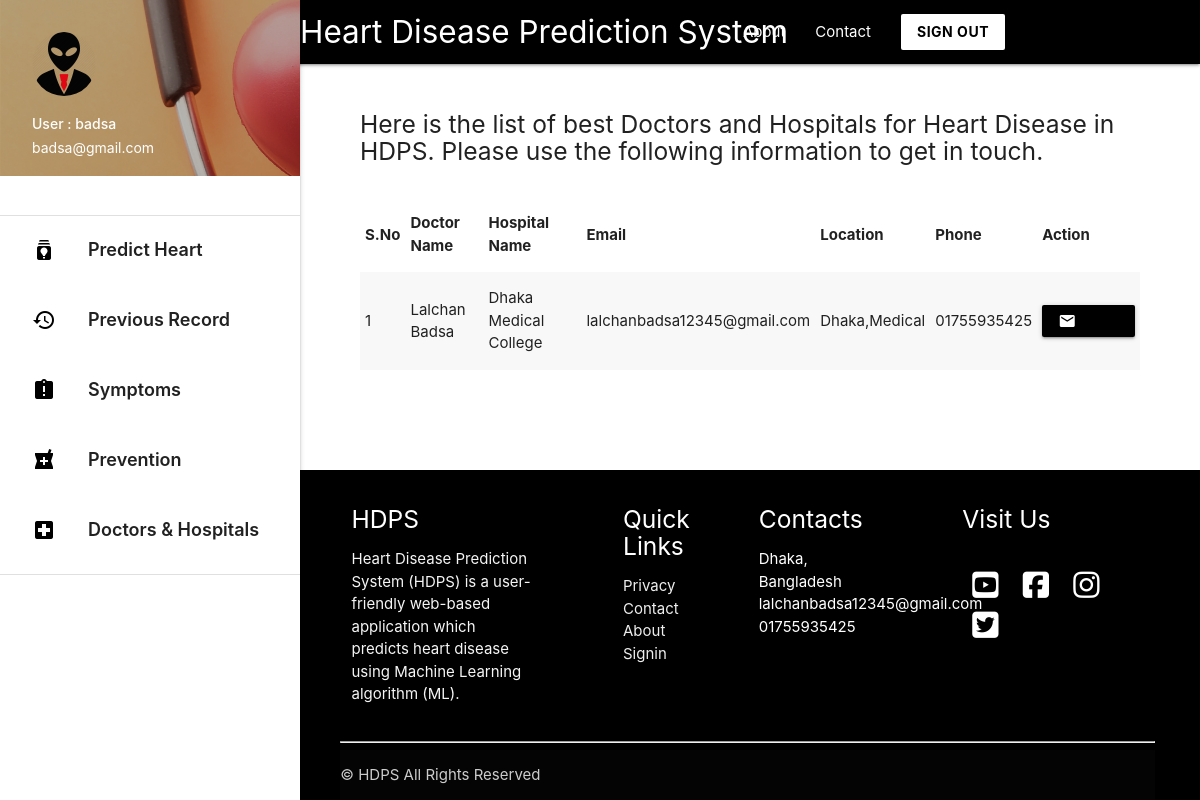
The app's page /doctorhospital (signed in) with its own data.
### predictor/models.py (models this page shows, shortened)
class DoctorHospital(models.Model):
    doctor_name = models.CharField(max_length=25)
    hospital_name = models.CharField(max_length=25)
    email = models.EmailField()
    phone_no = models.CharField(max_length=25)
    Location = models.CharField(max_length=25)

### predictor/views.py (the view)
# urls.py: path('doctorhospital', views.doctorhospital , name='doctorhospital'),
def doctorhospital(request): # Displays list of doctors and hospitals for user
    if request.user.is_authenticated:
        datas = DoctorHospital.objects.all()
        return render(request , 'doctorshospitals.html',{'datas':datas})
    return render('/')

### templates/doctorshospitals.html (shortened to what this page needs)
{% extends 'base_layout2.html' %}
{% block content %}
<div class="con">
  <h5 > Here is the list of best Doctors and Hospitals for Heart Disease in HDPS. Please use the following information to get in touch.  </h5>
<br>
  <table class="striped">
   <thead>
     <tr>
         <th>S.No</th>
         <th>Doctor Name</th>
         <th>Hospital Name</th>
         <th>Email</th>
         <th>Location</th>
         <th>Phone</th>
         <th> Action</th>
     </tr>
   </thead>
   <tbody>
     {% for data in datas %}
     <tr>
       <td>{{ forloop.counter }}</td>
       <td>{{ data.doctor_name }}</td>
       <td>{{ data.hospital_name }}</td>
       <td>{{ data.email }}</td>
       <td>{{ data.Location }}</td>
       <td>{{ data.phone_no }}</td>
       <td>
         <a class="waves-effect waves-light btn-small black" href="https://mail.google.com/mail/?view=cm&fs=1&to={{ data.email }}" target="_blank"><i class="material-icons left">mail</i>Email Now</a>
      </td>
     </tr>
    {% endfor %}
   </tbody>
 </table>
<br> <br>
</div>
{% endblock %}

### templates/base_layout2.html (shortened to what this page needs)
{% load static %}
<!DOCTYPE html>
<html lang="en">
<head>
  <link href="{% static 'css/materialize.css' %}" type="text/css" rel="stylesheet" media="screen,projection" />
  <link href="{% static 'css/style.css' %}" type="text/css" rel="stylesheet" media="screen,projection" />
</head>
<body>
  <div class="navbar-fixed">
    <nav class="black">
      <div class="container">
        <div class="nav-wrapper">
          <a href="/" style="padding-left: 120px;" class="brand-logo ">Heart Disease Prediction System</a>
          <ul class="right hide-on-med-and-down hover_backcolor">
            <li><a href="{% url 'about' %}">About</a></li>
            <li><a href="{% url 'contact' %}">Contact</a></li>
            <a class=" white black-text waves-effect waves-dark btn  modal-trigger" href="{% url 'signout' %}"><b>SIGN
                OUT </b></a>
          </ul>
        </div>
      </div>
    </nav>
  </div>
  <ul id="slide-out" class="sidenav sidenav-fixed">
    <li>
      <div class="user-view">
        <div class="background">
          <img src="{% static 'img/about.png' %}">
        </div>
        <a href="#user"><img class="circle" src="{% static 'img/user.png' %}"></a>
        <a href="#name"><span class="white-text name">User : {{ request.user.username }} </span></a>
        <a href="#email"><span class="white-text email">{{ request.user.email }}</span></a>
      </div>
    </li>
    <br>
    <li>
      <div class="divider"></div>
    </li>
    <li><a style="font-weight: 600; font-size: 18px; height: 70px; padding-top: 10px;" class="waves-effect hoverable"
        href="/"><i class="material-icons black-text">batch_prediction</i> Predict Heart Disease </a></li>
    <li><a style="font-weight: 600; font-size: 18px; height: 70px; padding-top: 10px;" class="waves-effect hoverable"
        href="{% url 'record' %}"><i class="material-icons black-text">history</i> Previous Record </a></li>
    <li><a style="font-weight: 600; font-size: 18px; height: 70px; padding-top: 10px;" class="waves-effect hoverable"
        href="{% url 'symptoms' %}"><i class="material-icons black-text">assignment_late</i> Symptoms </a></li>
    <li><a style="font-weight: 600; font-size: 18px; height: 70px; padding-top: 10px;" class="waves-effect hoverable"
        href="{% url 'prevention' %}"><i class="material-icons black-text">local_pharmacy</i> Prevention </a></li>
    <li><a style="font-weight: 600; font-size: 18px; height: 70px; padding-top: 10px;" class="waves-effect hoverable"
        href="{% url 'doctorhospital' %}"><i class="material-icons black-text">local_hospital</i> Doctors & Hospitals
      </a></li>
    <li>
      <div class="divider"></div>
    </li>
  </ul>
  <a href="#" data-target="slide-out" class="sidenav-trigger"><i class="material-icons">menu</i></a>
  {% block content %}
  {% endblock %}
  <section>
    <footer class=" hide-on-small-only black page-footer">
      <div class="" style=" width: 90%; margin: auto;">
        <div class="row">
          <div class="col  s12 m6 l3 ">
            <h5 class="white-text">HDPS</h5>
            <p class="grey-text text-lighten-4">Heart Disease Prediction System (HDPS) is a user-friendly web-based
              application which predicts heart disease using
              Machine Learning algorithm (ML). </p>
          </div>
          <div class="  col l2 m6 s12 offset-l1 ">
            <h5 class="white-text">Quick Links</h5>
            <ul>
              <li><a class="grey-text text-lighten-3" href="#!">Privacy</a></li>
              <li><a class="grey-text text-lighten-3" href="{% url 'contact' %}">Contact</a></li>
              <li><a class="grey-text text-lighten-3" href="{% url 'about' %}">About</a></li>
              <li><a class="grey-text text-lighten-3" href="{% url 'signin' %}">Signin</a></li>
            </ul>
          </div>
          <div class="col l2 m6 s12  ">
            <h5 class="white-text">Contacts</h5>
            <ul>
              <li>Dhaka, Bangladesh</li>
              <li>lalchanbadsa12345@gmail.com</li>
              <li>01755935425</li>
            </ul>
          </div>
          <div class=" col l3 m6 s12 offset-l1 ">
            <h5 class="white-text">Visit Us</h5>
            <br>
            <a href="https://web.facebook.com/lalchan.badsa.96" target="_blank"> <i
                style="color: white; margin: 5px 10px;" class="fab fa-youtube-square fa-2x"></i></a>
            <a href="https://web.facebook.com/lalchan.badsa.96" target="_blank"> <i
                style="color: white; margin: 5px 10px;" class="fab fa-facebook-square fa-2x"></i></a>
            <a href="https://web.facebook.com/lalchan.badsa.96" target="_blank"> <i
                style="color: white; margin: 5px 10px;" class="fab fa-instagram fa-2x"></i></a>
            <a href="https://web.facebook.com/lalchan.badsa.96" target="_blank"> <i
                style="color: white; margin: 5px 10px;" class="fab fa-twitter-square fa-2x"></i> </a>
          </div>
        </div>
        <hr>
        <div class="footer-copyright">
          © HDPS All Rights Reserved
        </div>
      </div>
    </footer>
  </section>
</body>
</html>

### templates/doctorshospitals.html (style rules this page uses)
footer { padding-left: 295px; }
.con { padding-left: 390px; width: 90%; flex: 1 0 auto; }
body { display: flex; min-height: 100vh; flex-direction: column; }

### templates/base_layout2.html (style rules this page uses)
footer { padding-left: 295px; }
.con { padding-left: 360px; width: 95%; }

### records on screen
DoctorHospital: doctor_name "Lalchan Badsa", hospital_name "Dhaka Medical College", email "lalchanbadsa12345@gmail.com", Location "Dhaka,Medical", phone_no "01755935425"

### other values on screen
{{ request.user.username }} "badsa"
{{ request.user.email }} "badsa@gmail.com"
